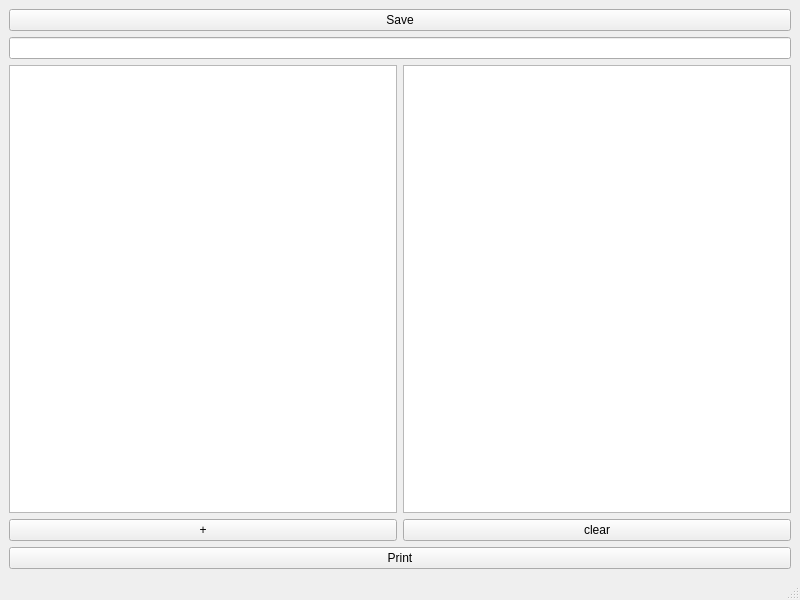
<?xml version="1.0" encoding="UTF-8"?>
<ui version="4.0">
 <class>MainWindow</class>
 <widget class="QMainWindow" name="MainWindow">
  <property name="geometry">
   <rect>
    <x>0</x>
    <y>0</y>
    <width>800</width>
    <height>600</height>
   </rect>
  </property>
  <property name="windowTitle">
   <string>MainWindow</string>
  </property>
  <widget class="QWidget" name="centralwidget">
   <layout class="QVBoxLayout" name="verticalLayout">
    <item>
     <widget class="QPushButton" name="saveButton">
      <property name="text">
       <string>Save</string>
      </property>
     </widget>
    </item>
    <item>
     <widget class="QLineEdit" name="lineEdit"/>
    </item>
    <item>
     <layout class="QHBoxLayout" name="horizontalLayout_2">
      <item>
       <widget class="QTreeView" name="treeView">
        <property name="dragDropMode">
         <enum>QAbstractItemView::InternalMove</enum>
        </property>
        <property name="defaultDropAction">
         <enum>Qt::MoveAction</enum>
        </property>
        <property name="autoExpandDelay">
         <number>-1</number>
        </property>
        <property name="wordWrap">
         <bool>true</bool>
        </property>
        <property name="headerHidden">
         <bool>true</bool>
        </property>
       </widget>
      </item>
      <item>
       <widget class="QTableView" name="tableView_2"/>
      </item>
     </layout>
    </item>
    <item>
     <layout class="QHBoxLayout" name="horizontalLayout">
      <item>
       <widget class="QPushButton" name="plusButton">
        <property name="text">
         <string>+</string>
        </property>
       </widget>
      </item>
      <item>
       <widget class="QPushButton" name="clrButton">
        <property name="text">
         <string>clear</string>
        </property>
       </widget>
      </item>
     </layout>
    </item>
    <item>
     <widget class="QPushButton" name="printButton">
      <property name="text">
       <string>Print</string>
      </property>
     </widget>
    </item>
   </layout>
  </widget>
  <widget class="QMenuBar" name="menubar">
   <property name="geometry">
    <rect>
     <x>0</x>
     <y>0</y>
     <width>800</width>
     <height>20</height>
    </rect>
   </property>
  </widget>
  <widget class="QStatusBar" name="statusbar"/>
 </widget>
 <resources/>
 <connections/>
</ui>
